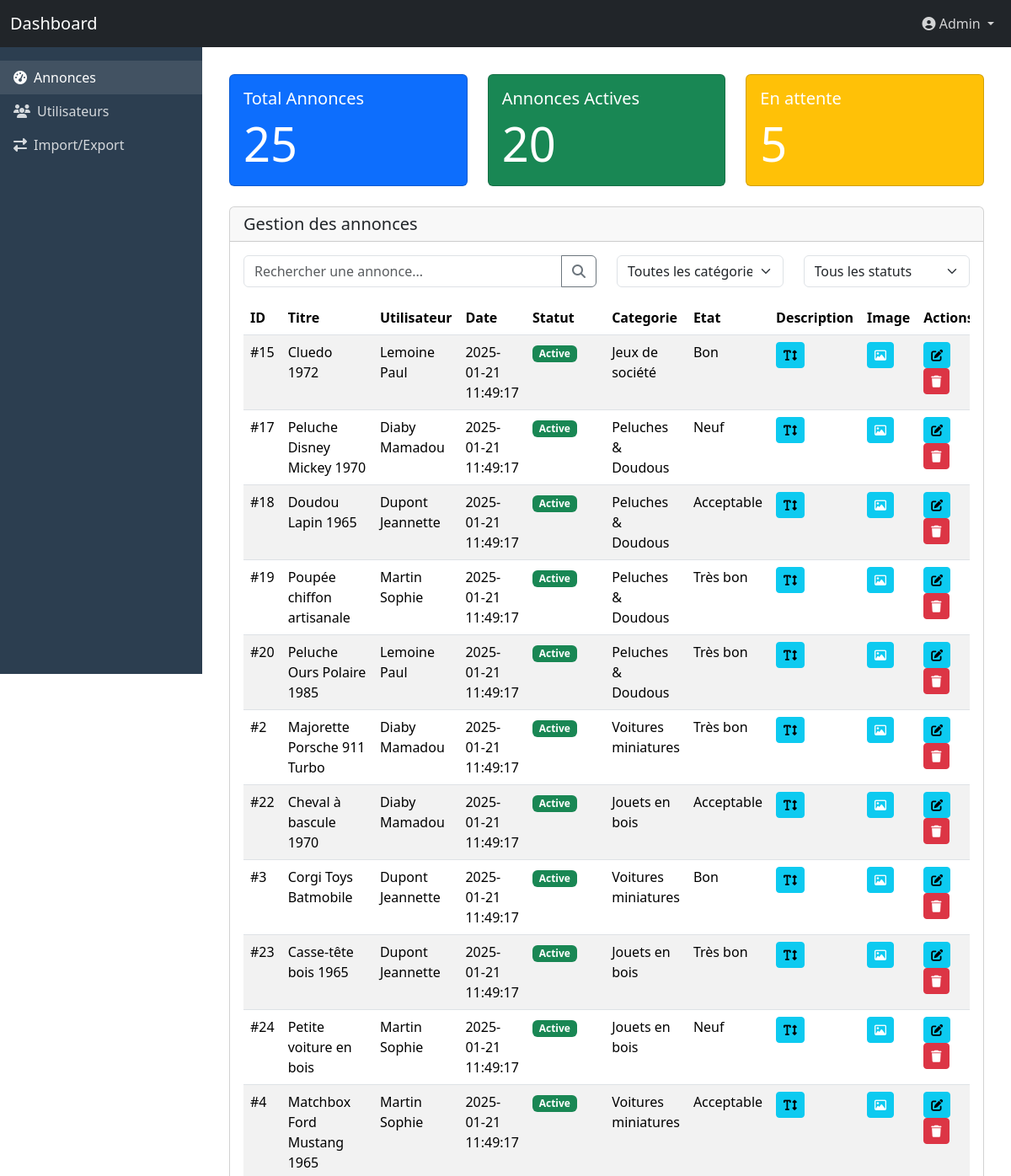
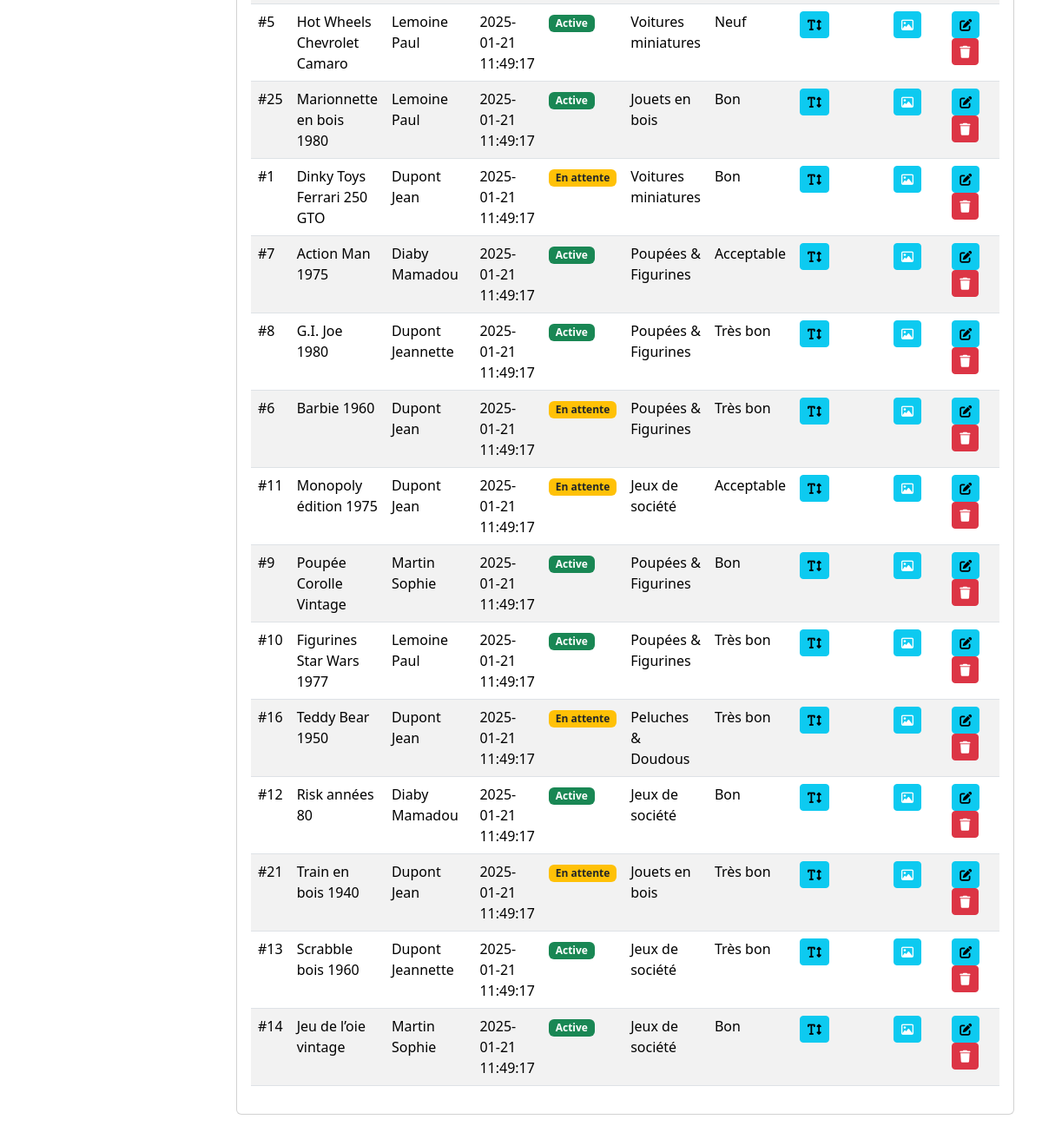
Screenshot of /admin.php (signed in) with the database file from the repository (2 pictures, top to bottom).
### tables this page shows
CREATE TABLE Annonce (
                         id INT AUTO_INCREMENT PRIMARY KEY,
                         titre VARCHAR(125) NOT NULL,
                         description VARCHAR(8000) NOT NULL,
                         categorie_id INT NULL,
                         etat_id INT NULL,
                         statut_id INT NULL DEFAULT 3,
                         date_creation TIMESTAMP DEFAULT CURRENT_TIMESTAMP NOT NULL,
                         date_modification TIMESTAMP NULL DEFAULT NULL,
                         prix DECIMAL(10,2) NOT NULL,
                         image VARCHAR(500) NOT NULL,
                         vendu BOOLEAN NOT NULL DEFAULT 0,
                         utilisateur_id INT NOT NULL,
                         FOREIGN KEY (utilisateur_id) REFERENCES Utilisateur(id) ON DELETE CASCADE,
                         FOREIGN KEY (categorie_id) REFERENCES Categorie(id) ON DELETE SET NULL,
                         FOREIGN KEY (etat_id) REFERENCES Etat(id) ON DELETE SET NULL,
                         FOREIGN KEY (statut_id) REFERENCES Statut(id) ON DELETE SET NULL
);

CREATE TABLE Utilisateur (
                             id INT AUTO_INCREMENT PRIMARY KEY,
                             nom VARCHAR(100) NOT NULL,
                             prenom VARCHAR(100) NOT NULL,
                             adresse VARCHAR(255) NOT NULL,
                             code_postal VARCHAR(10)NOT NULL,
                             ville VARCHAR(100) NOT NULL ,
                             email VARCHAR(255) UNIQUE NOT NULL,
                            statut BOOLEAN NOT NULL DEFAULT 1,
                             role enum('utilisateur','admin') DEFAULT 'utilisateur',
                             mot_de_passe VARCHAR(255) NOT NULL,
                            date_connexion TIMESTAMP DEFAULT  NULL,
                             date_inscription TIMESTAMP DEFAULT CURRENT_TIMESTAMP NOT NULL,
                             site_1 BOOLEAN DEFAULT FALSE,
                             site_2 BOOLEAN DEFAULT FALSE
);

CREATE TABLE Categorie (
                           id INT AUTO_INCREMENT PRIMARY KEY,
                           nom VARCHAR(255) NOT NULL,
                           description TEXT NULL
);

CREATE TABLE Etat (
                      id INT AUTO_INCREMENT PRIMARY KEY,
                      nom VARCHAR(255) NOT NULL
);

### app/models/m_announcement.php (called while the page is built, shortened)
<?php
class Announcement {
    public static function getAll() {
        try{
            $db = Database::getInstance()->getConnection();
            $query = "SELECT A.*, C.nom AS categorie_nom, E.nom AS etat_nom, S.nom AS status_nom, U.nom AS nom, U.prenom AS prenom
                FROM Annonce A,Utilisateur U,Categorie C,Etat E,Statut S
                WHERE 1 AND A.categorie_id = C.id AND A.etat_id = E.id AND A.statut_id = S.id AND A.utilisateur_id = U.id
                ORDER BY date_creation DESC;";
            $stmt = $db->query($query);
            return  $stmt->fetchAll();
        }catch (PDOException $exception) {
            writeLog('error',__FILE__,"Récuperation de toutes les annonces publiées a echoue");
            return null;
        }
    }
}

### app/core/functions.php (called while the page is built, shortened)
<?php
function writeLog($level, $file_name, $message)
{
    $logsFile = LOGS . 'logs_' . date('Y-m-d') . '.log';
    $logMessage = sprintf('%s [%s] %s %s', date('Y-m-d H:i:s'), strtoupper($level), $message, $file_name . PHP_EOL);
}

### app/views/v_dashboardAdmin.php (the view, shortened to what this page needs)
<!DOCTYPE html>
<html lang="fr">
<head>
    <link href="https://cdn.jsdelivr.net/npm/bootstrap@5.3.3/dist/css/bootstrap.min.css" rel="stylesheet"
>
    <link href="https://cdnjs.cloudflare.com/ajax/libs/font-awesome/6.4.2/css/all.min.css" rel="stylesheet">
</head>
<body>
<nav class="navbar navbar-expand-lg navbar-dark bg-dark fixed-top">
    <div class="container-fluid">
        <a class="navbar-brand" href="admin.php">Dashboard</a>
        <div class="collapse navbar-collapse" id="navbarNav">
            <ul class="navbar-nav ms-auto">
                <li class="nav-item dropdown">
                    <a class="nav-link dropdown-toggle" href="#" data-bs-toggle="dropdown">
                        <i class="fas fa-user-circle"></i> Admin
                    </a>
                </li>
            </ul>
        </div>
    </div>
</nav>
<div class="sidebar">
    <ul class="nav flex-column">
        <li class="nav-item">
            <a class="nav-link active" href="#" data-bs-toggle="tab" data-bs-target="#announcements">
                <i class="fas fa-tachometer-alt me-2"></i>Annonces
            </a>
        </li>
        <li class="nav-item">
            <a class="nav-link" href="#" data-bs-toggle="tab" data-bs-target="#users">
                <i class="fas fa-users me-2"></i>Utilisateurs
            </a>
        </li>
        <li class="nav-item">
            <a class="nav-link" href="#" data-bs-toggle="tab" data-bs-target="#import-export">
                <i class="fas fa-exchange-alt me-2"></i>Import/Export
            </a>
        </li>
    </ul>
</div>
<div class="main-content">
    <div class="tab-content">
        <div class="tab-pane fade active show" id="announcements">
            <div class="row mb-4">
                <div class="col-md-4">
                    <div class="card text-white bg-primary">
                        <div class="card-body">
                            <h5 class="card-title">Total Annonces</h5>
                            <p class="card-text display-4"><?= $errorAnnouncements ? 'N/A' : count($announcements) ?></p>
                        </div>
                    </div>
                </div>
                <div class="col-md-4">
                    <div class="card text-white bg-success">
                        <div class="card-body">
                            <h5 class="card-title">Annonces Actives</h5>
                            <p class="card-text display-4"><?= $errorAnnouncements ? 'N/A' : $activeAnnouncements ?></p>
                        </div>
                    </div>
                </div>
                <div class="col-md-4">
                    <div class="card text-white bg-warning">
                        <div class="card-body">
                            <h5 class="card-title">En attente</h5>
                            <p class="card-text display-4"><?= $errorAnnouncements ? 'N/A' : $moderateAnnouncements ?></p>
                        </div>
                    </div>
                </div>
            </div>
            <div class="card mb-4">
                <div class="card-header d-flex justify-content-start align-items-center">
                    <h5 class="mb-0">Gestion des annonces</h5>
                </div>
                <div class="card-body">
                    <div class="row mb-3">
                        <div class="col-md-6">
                            <div class="input-group">
                                <input id="searchAnnouncement" type="text" class="form-control" onclick="filterAnnouncements()" placeholder="Rechercher une annonce...">
                                <button class="btn btn-outline-secondary">
                                    <i class="fas fa-search"></i>
                                </button>
                            </div>
                        </div>
                        <div class="col-md-3">
                            <select class="form-select">
                                <option selected>Toutes les catégories</option>
                            </select>
                        </div>
                        <div class="col-md-3">
                            <select class="form-select">
                                <option selected>Tous les statuts</option>
                            </select>
                        </div>
                    </div>
                    <div class="table-responsive">
                        <table id="announcementsTable" class="table table-striped table-hover">
                            <thead>
                            <tr>
                                <th>ID</th>
                                <th>Titre</th>
                                <th>Utilisateur</th>
                                <th>Date</th>
                                <th>Statut</th>
                                <th>Categorie</th>
                                <th>Etat</th>
                                <th>Description</th>
                                <th>Image</th>
                                <th>Actions</th>
                            </tr>
                            </thead>
                            <tbody>
                                <?php foreach ($announcements as $row): ?>
                                    <tr>
                                        <td>#<?= $row['id'] ?></td>
                                        <td><?= $row['titre'] ?></td>
                                        <td><?= $row['nom'] . ' ' . $row['prenom'] ?></td>
                                        <td><?= $row['date_creation'] ?></td>
                                        <td>
                                            <?php switch ($row['statut_id']) {
                                                case 1 :
                                                    echo "<span class='badge bg-success'>Active</span>";
                                                    break;
                                                case 3 :
                                                    echo "<span class='badge bg-warning text-dark'>En attente</span>";
                                                    break;
                                            }; ?>
                                        </td>
                                        <td><?= $row['categorie_nom'] ?></td>
                                        <td><?= $row['etat_nom'] ?></td>
                                        <td>
                                            <button class="btn btn-sm btn-info me-1"
                                                    onclick='alert("<?= htmlspecialchars($row['description'], ENT_QUOTES) ?>");'>
                                                <i class="fa-solid fa-text-height"></i></button>
                                        </td>
                                        <td>
                                            <button class="btn btn-sm btn-info me-1" data-bs-toggle="modal" data-bs-target="#modal-<?=$row['id']?>"><i
                                                        class="fa-regular fa-image" style="color: #ffffff;"></i>
                                            </button>
                                        </td>
                                        <td>
                                            <a class="btn btn-sm btn-info me-1" href="admin.php?action=updateAnnouncement&announcementId=<?= $row['id'] ?>" onclick="return confirmAction('update', event);">
                                                <i class="fas fa-edit"></i></a>
                                            <a class="btn btn-sm btn-danger" href="admin.php?action=deleteAnnouncement&announcementId=<?= $row['id'] ?>" onclick="return confirmAction('delete', event);">
                                                <i class="fas fa-trash"></i>
                                            </a>
                                        </td>
                                    </tr>
                                <?php endforeach; ?>
                            </tbody>
                        </table>
                    </div>
                </div>
            </div>
        </div>
    </div>
</div>
</body>
</html>

### app/views/v_dashboardAdmin.php (style rules this page uses)
.main-content { margin-left: 240px; padding: 2rem; margin-top: 56px; }
.sidebar { position: fixed; top: 56px; left: 0; width: 240px; height: calc(100vh - 56px); background: #2c3e50; padding-top: 1rem; }
.nav-link { color: rgba(255, 255, 255, .8); }
.nav-link:hover, .nav-link.active { color: white; background: rgba(255, 255, 255, .1); }

### rows the page displays
annonce: id "15", titre "Cluedo 1972", utilisateur.nom "Lemoine", utilisateur.prenom "Paul", date_creation "2025-01-21 11:49:17", shows "Active", categorie.nom "Jeux de société", etat.nom "Bon"
annonce: id "17", titre "Peluche Disney Mickey 1970", utilisateur.nom "Diaby", utilisateur.prenom "Mamadou", date_creation "2025-01-21 11:49:17", shows "Active", categorie.nom "Peluches & Doudous", etat.nom "Neuf"
annonce: id "18", titre "Doudou Lapin 1965", utilisateur.nom "Dupont", utilisateur.prenom "Jeannette", date_creation "2025-01-21 11:49:17", shows "Active", categorie.nom "Peluches & Doudous", etat.nom "Acceptable"
annonce: id "19", titre "Poupée chiffon artisanale", utilisateur.nom "Martin", utilisateur.prenom "Sophie", date_creation "2025-01-21 11:49:17", shows "Active", categorie.nom "Peluches & Doudous", etat.nom "Très bon"
annonce: id "20", titre "Peluche Ours Polaire 1985", utilisateur.nom "Lemoine", utilisateur.prenom "Paul", date_creation "2025-01-21 11:49:17", shows "Active", categorie.nom "Peluches & Doudous", etat.nom "Très bon"
annonce: id "2", titre "Majorette Porsche 911 Turbo", utilisateur.nom "Diaby", utilisateur.prenom "Mamadou", date_creation "2025-01-21 11:49:17", shows "Active", categorie.nom "Voitures miniatures", etat.nom "Très bon"
annonce: id "22", titre "Cheval à bascule 1970", utilisateur.nom "Diaby", utilisateur.prenom "Mamadou", date_creation "2025-01-21 11:49:17", shows "Active", categorie.nom "Jouets en bois", etat.nom "Acceptable"
annonce: id "3", titre "Corgi Toys Batmobile", utilisateur.nom "Dupont", utilisateur.prenom "Jeannette", date_creation "2025-01-21 11:49:17", shows "Active", categorie.nom "Voitures miniatures", etat.nom "Bon"
annonce: id "23", titre "Casse-tête bois 1965", utilisateur.nom "Dupont", utilisateur.prenom "Jeannette", date_creation "2025-01-21 11:49:17", shows "Active", categorie.nom "Jouets en bois", etat.nom "Très bon"
annonce: id "24", titre "Petite voiture en bois", utilisateur.nom "Martin", utilisateur.prenom "Sophie", date_creation "2025-01-21 11:49:17", shows "Active", categorie.nom "Jouets en bois", etat.nom "Neuf"
annonce: id "4", titre "Matchbox Ford Mustang 1965", utilisateur.nom "Martin", utilisateur.prenom "Sophie", date_creation "2025-01-21 11:49:17", shows "Active", categorie.nom "Voitures miniatures", etat.nom "Acceptable"
annonce: id "5", titre "Hot Wheels Chevrolet Camaro", utilisateur.nom "Lemoine", utilisateur.prenom "Paul", date_creation "2025-01-21 11:49:17", shows "Active", categorie.nom "Voitures miniatures", etat.nom "Neuf"
annonce: id "25", titre "Marionnette en bois 1980", utilisateur.nom "Lemoine", utilisateur.prenom "Paul", date_creation "2025-01-21 11:49:17", shows "Active", categorie.nom "Jouets en bois", etat.nom "Bon"
annonce: id "1", titre "Dinky Toys Ferrari 250 GTO", utilisateur.nom "Dupont", utilisateur.prenom "Jean", date_creation "2025-01-21 11:49:17", shows "En attente", categorie.nom "Voitures miniatures", etat.nom "Bon"
annonce: id "7", titre "Action Man 1975", utilisateur.nom "Diaby", utilisateur.prenom "Mamadou", date_creation "2025-01-21 11:49:17", shows "Active", categorie.nom "Poupées & Figurines", etat.nom "Acceptable"
annonce: id "8", titre "G.I. Joe 1980", utilisateur.nom "Dupont", utilisateur.prenom "Jeannette", date_creation "2025-01-21 11:49:17", shows "Active", categorie.nom "Poupées & Figurines", etat.nom "Très bon"
annonce: id "6", titre "Barbie 1960", utilisateur.nom "Dupont", utilisateur.prenom "Jean", date_creation "2025-01-21 11:49:17", shows "En attente", categorie.nom "Poupées & Figurines", etat.nom "Très bon"
annonce: id "11", titre "Monopoly édition 1975", utilisateur.nom "Dupont", utilisateur.prenom "Jean", date_creation "2025-01-21 11:49:17", shows "En attente", categorie.nom "Jeux de société", etat.nom "Acceptable"
annonce: id "9", titre "Poupée Corolle Vintage", utilisateur.nom "Martin", utilisateur.prenom "Sophie", date_creation "2025-01-21 11:49:17", shows "Active", categorie.nom "Poupées & Figurines", etat.nom "Bon"
annonce: id "10", titre "Figurines Star Wars 1977", utilisateur.nom "Lemoine", utilisateur.prenom "Paul", date_creation "2025-01-21 11:49:17", shows "Active", categorie.nom "Poupées & Figurines", etat.nom "Très bon"
annonce: id "16", titre "Teddy Bear 1950", utilisateur.nom "Dupont", utilisateur.prenom "Jean", date_creation "2025-01-21 11:49:17", shows "En attente", categorie.nom "Peluches & Doudous", etat.nom "Très bon"
annonce: id "12", titre "Risk années 80", utilisateur.nom "Diaby", utilisateur.prenom "Mamadou", date_creation "2025-01-21 11:49:17", shows "Active", categorie.nom "Jeux de société", etat.nom "Bon"
annonce: id "21", titre "Train en bois 1940", utilisateur.nom "Dupont", utilisateur.prenom "Jean", date_creation "2025-01-21 11:49:17", shows "En attente", categorie.nom "Jouets en bois", etat.nom "Très bon"
annonce: id "13", titre "Scrabble bois 1960", utilisateur.nom "Dupont", utilisateur.prenom "Jeannette", date_creation "2025-01-21 11:49:17", shows "Active", categorie.nom "Jeux de société", etat.nom "Très bon"
annonce: id "14", titre "Jeu de l’oie vintage", utilisateur.nom "Martin", utilisateur.prenom "Sophie", date_creation "2025-01-21 11:49:17", shows "Active", categorie.nom "Jeux de société", etat.nom "Bon"

### other values shown
count($announcements) "25"
$activeAnnouncements "20"
$moderateAnnouncements "5"
